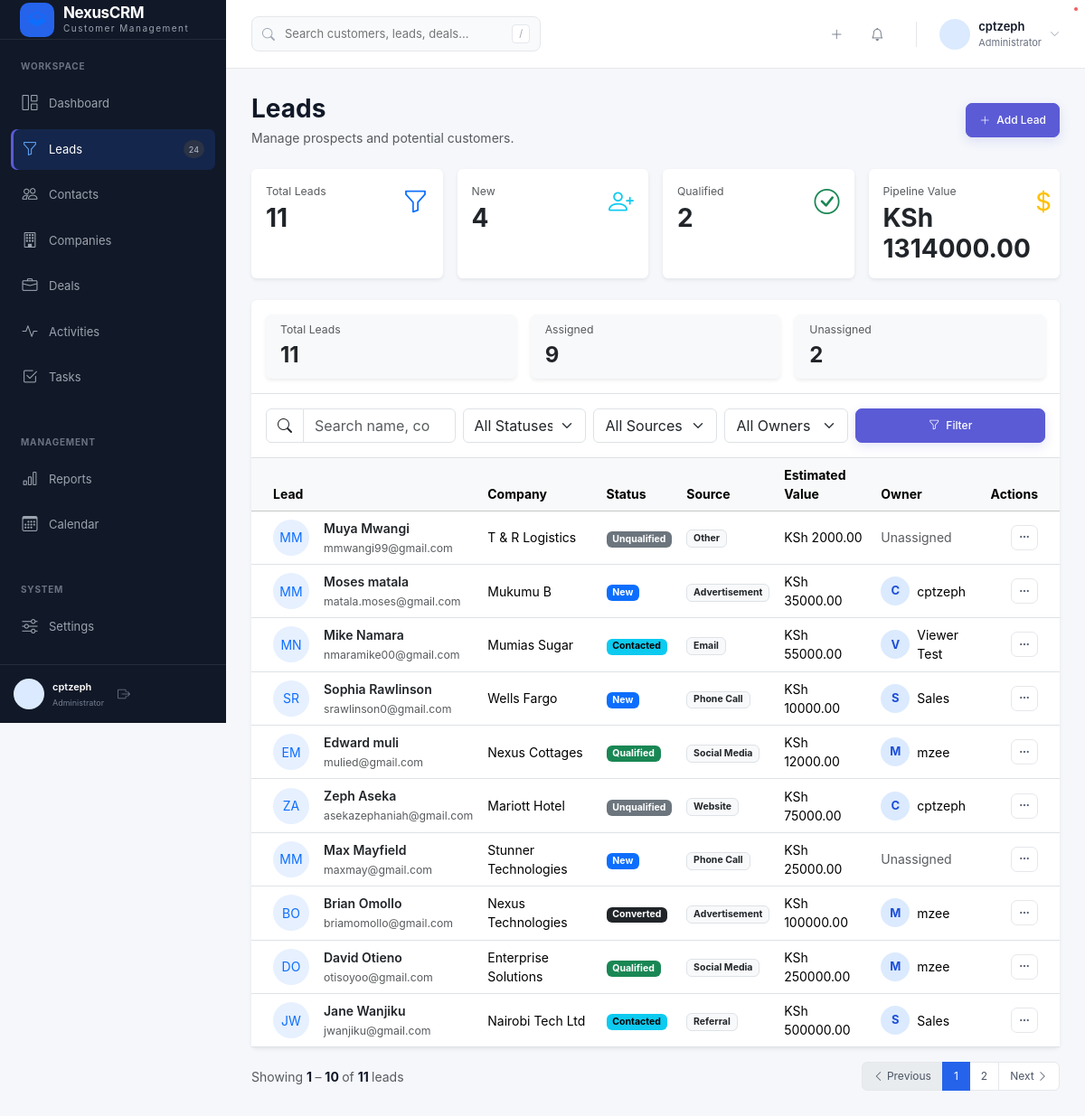
Before: /leads/ (signed in) with the older database file.
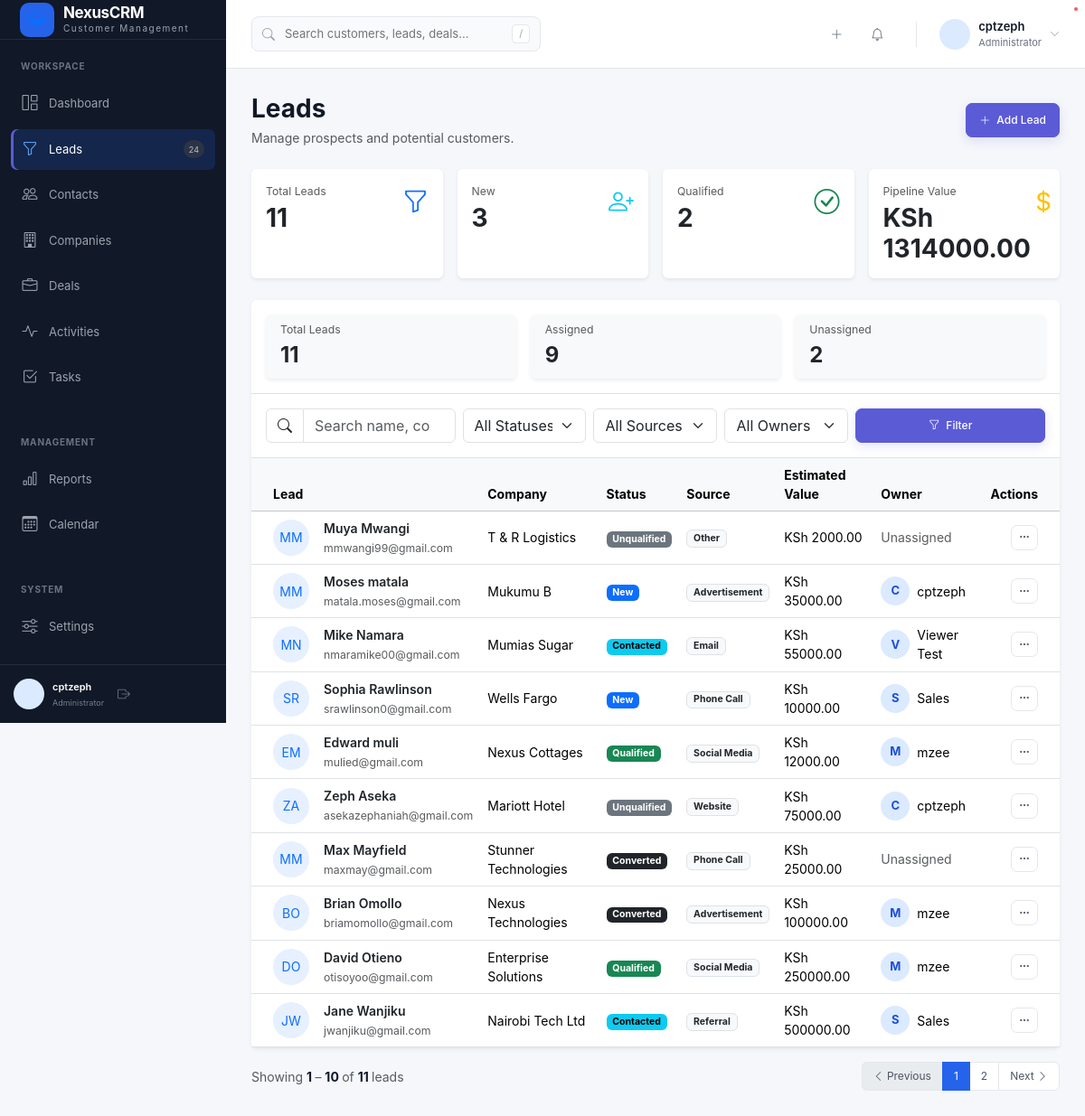
After: the same page with the newer database file.
### crmApp/models.py (models this page shows, shortened)
class Lead(models.Model):
    STATUS_NEW = "new"
    STATUS_CONTACTED = "contacted"
    STATUS_QUALIFIED = "qualified"
    STATUS_UNQUALIFIED = "unqualified"
    STATUS_CONVERTED = "converted"
    STATUS_CHOICES = [
        (STATUS_NEW, "New"),
        (STATUS_CONTACTED, "Contacted"),
        (STATUS_QUALIFIED, "Qualified"),
        (STATUS_UNQUALIFIED, "Unqualified"),
        (STATUS_CONVERTED, "Converted"),
    ]
    SOURCE_WEBSITE = "website"
    SOURCE_REFERRAL = "referral"
    SOURCE_SOCIAL = "social"
    SOURCE_EMAIL = "email"
    SOURCE_CALL = "call"
    SOURCE_ADVERTISEMENT = "advertisement"
    SOURCE_OTHER = "other"
    SOURCE_CHOICES = [
        (SOURCE_WEBSITE, "Website"),
        (SOURCE_REFERRAL, "Referral"),
        (SOURCE_SOCIAL, "Social Media"),
        (SOURCE_EMAIL, "Email"),
        (SOURCE_CALL, "Phone Call"),
        (SOURCE_ADVERTISEMENT, "Advertisement"),
        (SOURCE_OTHER, "Other"),
    ]
    first_name = models.CharField(
        max_length=100
    )
    last_name = models.CharField(
        max_length=100,
        blank=True
    )
    company_name = models.CharField(
        max_length=200,
        blank=True
    )
    email = models.EmailField(
        blank=True
    )
    phone = models.CharField(
        max_length=30,
        blank=True
    )
    job_title = models.CharField(
        max_length=150,
        blank=True
    )
    source = models.CharField(
        max_length=30,
        choices=SOURCE_CHOICES,
        default=SOURCE_OTHER
    )
    status = models.CharField(
        max_length=30,
        choices=STATUS_CHOICES,
        default=STATUS_NEW
    )
    estimated_value = models.DecimalField(
        max_digits=15,
        decimal_places=2,
        default=Decimal("0.00")
    )
    owner = models.ForeignKey(
        User,
        on_delete=models.SET_NULL,
        null=True,
        blank=True,
        related_name="owned_leads"
    )
    description = models.TextField(
        blank=True
    )
    tags = models.ManyToManyField(
        "Tag",
        blank=True,
        related_name="leads"
    )
    converted_company = models.ForeignKey(
        Company,
        on_delete=models.SET_NULL,
        null=True,
        blank=True,
        related_name="converted_leads"
    )
    converted_contact = models.ForeignKey(
        Contact,
        on_delete=models.SET_NULL,
        null=True,
        blank=True,
        related_name="converted_leads"
    )
    created_at = models.DateTimeField(
        auto_now_add=True
    )
    updated_at = models.DateTimeField(
        auto_now=True
    )
    class Meta:
        ordering = ["-created_at"]
        indexes = [
            models.Index(fields=["status"]),
            models.Index(fields=["source"]),
            models.Index(fields=["email"]),
            models.Index(fields=["owner"]),
        ]

### crmApp/views.py (the view, shortened to what this page needs)
# urls.py: path("leads/", views.lead_list, name="leads"),
@login_required
def lead_list(request):
    base_leads = Lead.objects.all()
    total_leads = base_leads.count()
    assigned_leads = base_leads.filter(
    owner__isnull=False
    ).count()
    unassigned_leads = base_leads.filter(
    owner__isnull=True
    ).count()
    leads = Lead.objects.select_related(
        "owner",
        "converted_company",
        "converted_contact",
    ).prefetch_related(
        "tags"
    )
    search = request.GET.get("search", "").strip()
    status = request.GET.get("status", "").strip()
    if status:
        leads = leads.filter(status=status)
    source = request.GET.get("source", "").strip()
    if source:
        leads = leads.filter(source=source)
    owner = request.GET.get("owner", "").strip()
    if owner == "unassigned":
        leads = leads.filter(
        owner__isnull=True
    )
    elif owner:
        leads = leads.filter(
        owner_id=owner
    )
    leads = leads.order_by("-created_at")
    paginator = Paginator(leads, 10)
    page_number = request.GET.get("page")
    page_obj = paginator.get_page(page_number)
    new_count = Lead.objects.filter(
        status=Lead.STATUS_NEW
    ).count()
    qualified_count = Lead.objects.filter(
        status=Lead.STATUS_QUALIFIED
    ).count()
    pipeline_value = Lead.objects.aggregate(
        total=Sum("estimated_value")
    )["total"] or 0
    for lead in page_obj.object_list:
        lead.user_can_edit = can_edit(request.user, lead)
        lead.user_can_convert = can_edit(request.user, lead)
    context = {
        "leads": page_obj.object_list,
        "page_obj": page_obj,
        "search": search,
        "selected_status": status,
        "selected_source": source,
        "selected_owner": owner,
        "total_leads": total_leads,
        "assigned_leads": assigned_leads,
        "unassigned_leads": unassigned_leads,
        "new_count": new_count,
        "qualified_count": qualified_count,
        "pipeline_value": pipeline_value,
        "status_choices": Lead.STATUS_CHOICES,
        "source_choices": Lead.SOURCE_CHOICES,
        "owners": User.objects.filter(
            is_active=True
        ).order_by(
            "first_name",
            "last_name",
            "username"
        ),
        "can_create_lead": can_create(request.user),
    }
    return render(
        request,
        "crmApp/leads/list.html",
        context
    )

### crmApp/context_processors.py (called while the page is built, shortened)
def crm_permissions(request):
    user = request.user
    role = get_user_role(user)
    return {
        "crm_role": role,
        "can_create_records": can_create(user),
        "can_edit_all_records": role in {
            ROLE_ADMIN,
            ROLE_MANAGER,
            ROLE_SUPPORT,
        },
        "can_delete_records": role in {
            ROLE_ADMIN,
            ROLE_MANAGER,
        },
    }

### crmApp/permissions.py (called while the page is built)
def get_user_role(user):
    if not user or not user.is_authenticated:
        return None
    if user.is_superuser:
        return ROLE_ADMIN
    profile = getattr(user, "profile", None)
    if not profile:
        return ROLE_VIEWER
    return profile.role

def can_create(user):
    role = get_user_role(user)
    return role in {
        ROLE_ADMIN,
        ROLE_MANAGER,
        ROLE_SALES,
    }

def can_edit(user, obj):
    role = get_user_role(user)
    if role in {
        ROLE_ADMIN,
        ROLE_MANAGER,
    }:
        return True
    if role == ROLE_SALES:
        return obj.owner_id == user.id
    return False

### templates/crmApp/leads/list.html (shortened to what the changed rows need)
{% extends "crmApp/base.html" %}
{% block content %}
<div class="container-fluid px-0">
    <div class="d-flex justify-content-between align-items-center mb-4">
        <div>
            <h1 class="h3 fw-bold mb-1">
                Leads
            </h1>
        </div>
    </div>
    <div class="row g-3 mb-4">
        <div class="col-md-6 col-xl-3">
            <div class="card border-0 shadow-sm h-100">
                <div class="card-body">
                    <div class="d-flex justify-content-between">
                        <div>
                            <p class="text-muted small mb-1">
                                New
                            </p>
                            <h3 class="fw-bold mb-0">
                                {{ new_count }}
                            </h3>
                        </div>
                    </div>
                </div>
            </div>
        </div>
    </div>
    <div class="card border-0 shadow-sm">
        <div class="card-body p-0">
            <div class="table-responsive">
                <table class="table table-hover align-middle mb-0">
                    <thead class="table-light">
                        <tr>
                            <th class="ps-4">
                                Lead
                            </th>
                            <th>
                                Company
                            </th>
                            <th>
                                Status
                            </th>
                            <th>
                                Source
                            </th>
                            <th>
                                Estimated Value
                            </th>
                            <th>
                                Owner
                            </th>
                            <th class="text-end pe-4">
                                Actions
                            </th>
                        </tr>
                    </thead>
                    <tbody>
                        {% for lead in leads %}
                            <tr>
                                <td class="ps-4">
                                    <div class="d-flex align-items-center">
                                        <div
                                            class="rounded-circle bg-primary bg-opacity-10
                                                   text-primary d-flex align-items-center
                                                   justify-content-center me-3"
                                            style="width:40px;height:40px;"
                                        >
                                            {{ lead.first_name|first|upper }}{{ lead.last_name|first|upper }}
                                        </div>
                                        <div>
                                            <div class="fw-semibold">
                                                <a
                                                    href="{% url 'lead_detail' lead.pk %}"
                                                    class="text-decoration-none text-dark"
                                                >
                                                    {{ lead.first_name }}
                                                    {{ lead.last_name }}
                                                </a>
                                            </div>
                                            {% if lead.email %}
                                                <small class="text-muted">
                                                    {{ lead.email }}
                                                </small>
                                            {% endif %}
                                        </div>
                                    </div>
                                </td>
                                <td>
                                    {% if lead.company_name %}
                                        {{ lead.company_name }}
                                    {% else %}
                                        <span class="text-muted">
                                            —
                                        </span>
                                    {% endif %}
                                </td>
                                <td>
                                    {% if lead.status == "new" %}
                                        <span class="badge text-bg-primary">
                                            New
                                        </span>
                                    {% elif lead.status == "contacted" %}
                                        <span class="badge text-bg-info">
                                            Contacted
                                        </span>
                                    {% elif lead.status == "qualified" %}
                                        <span class="badge text-bg-success">
                                            Qualified
                                        </span>
                                    {% elif lead.status == "unqualified" %}
                                        <span class="badge text-bg-secondary">
                                            Unqualified
                                        </span>
                                    {% elif lead.status == "converted" %}
                                        <span class="badge text-bg-dark">
                                            Converted
                                        </span>
                                    {% endif %}
                                </td>
                                <td>
                                    <span class="badge bg-light text-dark border">
                                        {{ lead.get_source_display }}
                                    </span>
                                </td>
                                <td>
                                    KSh {{ lead.estimated_value|floatformat:2 }}
                                </td>
                                <td>
                                    {% if lead.owner %}
                                        <div class="d-flex align-items-center gap-2">
                                            <div class="user-avatar small">
                                                {% if lead.owner.first_name %}
                                                    {{ lead.owner.first_name|first|upper }}
                                                {% else %}
                                                    {{ lead.owner.username|first|upper }}
                                                {% endif %}
                                            </div>
                                            <span>
                                                {% if lead.owner.get_full_name %}
                                                    {{ lead.owner.get_full_name }}
                                                {% else %}
                                                    {{ lead.owner.username }}
                                                {% endif %}
                                            </span>
                                        </div>
                                    {% else %}
                                        <span class="text-muted">
                                            Unassigned
                                        </span>
                                    {% endif %}
                                </td>
                                <td class="text-end pe-4">
                                    <div class="dropdown">
                                        <button
                                            class="btn btn-sm btn-light"
                                            data-bs-toggle="dropdown"
                                        >
                                            <i class="bi bi-three-dots"></i>
                                        </button>
                                    </div>
                                </td>
                            </tr>
                        {% endfor %}
                    </tbody>
                </table>
            </div>
        </div>
    </div>
</div>
{% endblock %}

Changed rows visible on the page:
changed Lead "Max": status "New" → "Converted"
Other visible differences:
{{ new_count }}: "4" → "3"
